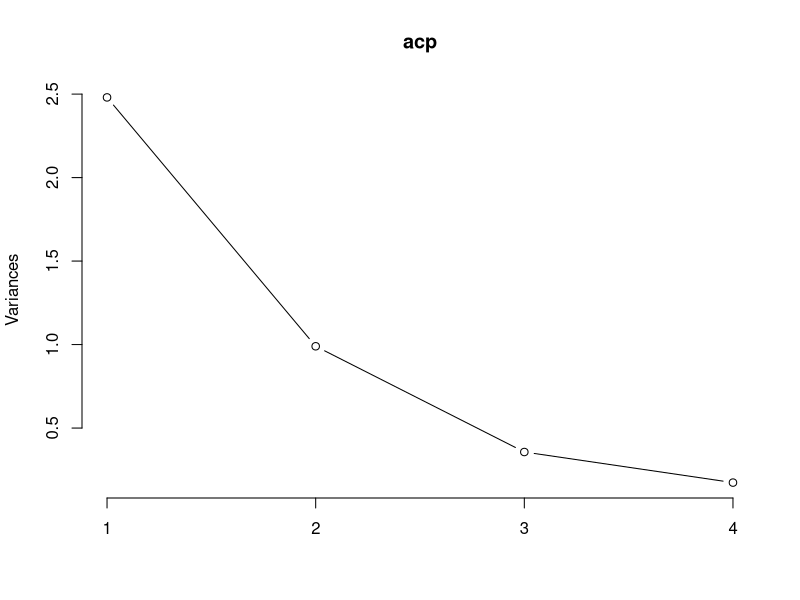
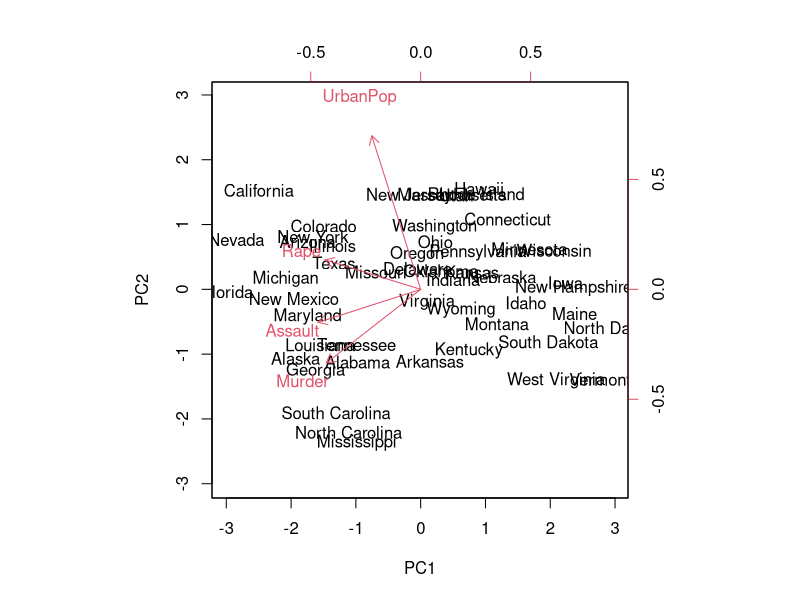

The R source for these figures, in order:
#Analisis componentes principales

library(tidyverse)

data("USArrests")


names(USArrests)

head(USArrests)

USArrests %>% apply(2,var)

acp <- prcomp(USArrests, 
              center = TRUE, 
              scale. = TRUE)
acp

plot(acp, type = "l")

summary(acp)

biplot(acp, scale = 0)

pc1 <- apply(acp$rotation[,1]*USArrests, 1, sum)

pc1


pc2 <- apply(acp$rotation[,2]*USArrests, 1, sum)

pc2


USArrests$pc1 <- pc1
USArrests$pc2 <- pc2

USArrests

USArrests[,1:4] <- NULL

USArrests
